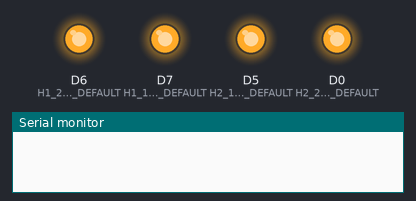
Bench run of a sketch on a simulated ESP8266 (Wemos D1 mini). Shown: output pins drawn as LEDs (lit = HIGH), the last lines printed to the serial monitor.

Above: at 1.5 s.
At 3.5 s:
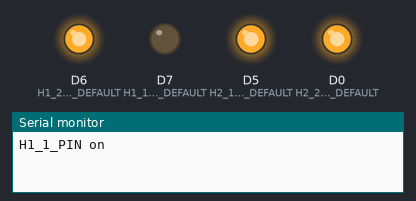
At 4.5 s:
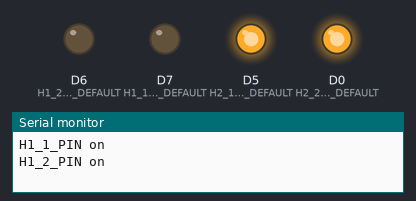
At 5.5 s:
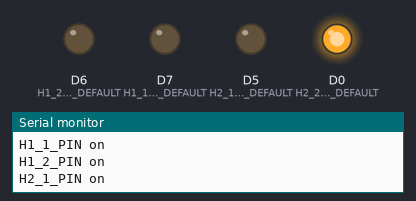
At 7.0 s:
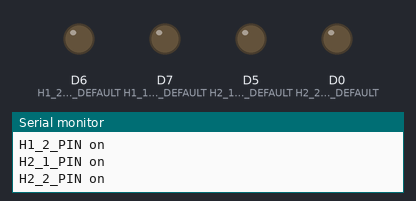
At 10.5 s:
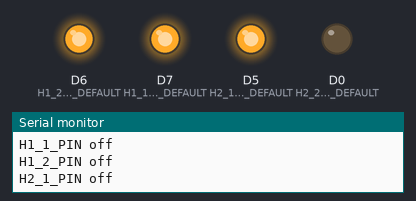
Timing chart, 0 to 16.9 s (numbered marks = the images above):
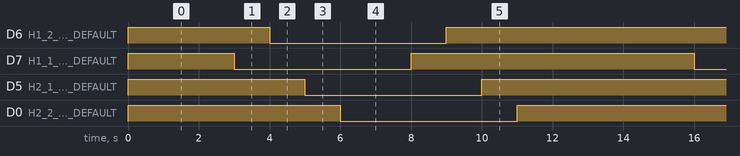

Measured:
- by itself, D6 (H1_2_PIN_DEFAULT), D7 (H1_1_PIN_DEFAULT), D5 (H2_1_PIN_DEFAULT), D0 (H2_2_PIN_DEFAULT): alternates HIGH for 8.0 s and LOW for 5.0 s
- by itself, everything shown: repeats every 13.0 s, in 8 steps

The sketch:

WaterSupplyControl_relay.ino
```cpp
/* for Wemos D1 R1
 *
#define PIN_WIRE_SDA (D1)    4   (by default, but I redefined, see below)
#define PIN_WIRE_SCL (D2)    5   (by default, but I redefined, see below)

//new ESP-12E GPIO2
#define LED_BUILTIN 2       D4

static const uint8_t D0   = 16; /no interrupts                    <-relay
static const uint8_t D1   = 5;  /SCL
static const uint8_t D2   = 4;  /SDA
static const uint8_t D3   = 0;  /10k pullup                       <-always low on start
static const uint8_t D4   = 2;  /Tx1, 10k pullup, Buit-in LED     <-яркий диод
static const uint8_t D5   = 14; /built in led2 ("SCK")            <-relay
static const uint8_t D6   = 12;                                   <-relay
static const uint8_t D7   = 13; /RX0* 10k pulldown                <-relay
static const uint8_t D8   = 15; /Tx0*                             <-при загузке скетча использует этот пин. потом можно использовать; для реле не подходит

GPIO6-GPIO11 - flash pins

*/


#ifndef STASSID
#define STASSID "BATMAJ"
#define STAPSK  "8oknehcmE"
#endif
const char* ssid = STASSID;
const char* password = STAPSK;


#define H1_1_PIN_DEFAULT D7
#define H1_2_PIN_DEFAULT D6
#define H2_1_PIN_DEFAULT D5
#define H2_2_PIN_DEFAULT D0

struct Config {
  uint8_t H1_1_PIN;
  uint8_t H1_2_PIN;
  uint8_t H2_1_PIN;
  uint8_t H2_2_PIN;
};
Config config;

void setup() {
  // put your setup code here, to run once:
  //pinMode(LED_BUILTIN, OUTPUT);
  //digitalWrite(LED_BUILTIN, LOW);

  Serial.begin(115200);
  // Wait for serial to initialize.
  while(!Serial) { }
  Serial.println("");

  config.H1_1_PIN=H1_1_PIN_DEFAULT;
  config.H1_2_PIN=H1_2_PIN_DEFAULT;
  config.H2_1_PIN=H2_1_PIN_DEFAULT;
  config.H2_2_PIN=H2_2_PIN_DEFAULT;

  //Set relay ping
  pinMode(config.H1_1_PIN, OUTPUT);    // Установим вывод 5 как выход
  pinMode(config.H1_2_PIN, OUTPUT);    // Установим вывод 6 как выход
  pinMode(config.H2_1_PIN, OUTPUT);    // Установим вывод 6 как выход
  pinMode(config.H2_2_PIN, OUTPUT);    // Установим вывод 6 как выход

  digitalWrite(config.H1_1_PIN, HIGH); // Выключаем реле
  digitalWrite(config.H1_2_PIN, HIGH); // Выключаем реле
  digitalWrite(config.H2_1_PIN, HIGH); // Выключаем реле
  digitalWrite(config.H2_2_PIN, HIGH); // Выключаем реле

}

void loop() {
   delay(3000);             // Ждем 2с
   // on
   Serial.print("H1_1_PIN ");
   Serial.println("on");
   digitalWrite(config.H1_1_PIN, LOW); // Включаем реле
   delay(1000);             // Ждем 2с

   Serial.print("H1_2_PIN ");
   Serial.println("on");
   digitalWrite(config.H1_2_PIN, LOW);  // Включаем реле
   delay(1000);             // Ждем 2с

   Serial.print("H2_1_PIN ");
   Serial.println("on");
   digitalWrite(config.H2_1_PIN, LOW); // Включаем реле
   delay(1000);             // Ждем 2с

   Serial.print("H2_2_PIN ");
   Serial.println("on");
   digitalWrite(config.H2_2_PIN, LOW);  // Включаем реле
   delay(2000);             // Ждем 2с

   // off
   Serial.print("H1_1_PIN ");
   Serial.println("off");
   digitalWrite(config.H1_1_PIN, HIGH); // Выключаем реле
   delay(1000);             // Ждем 2с

   Serial.print("H1_2_PIN ");
   Serial.println("off");
   digitalWrite(config.H1_2_PIN, HIGH);  // Выключаем реле
   delay(1000);             // Ждем 2с

   Serial.print("H2_1_PIN ");
   Serial.println("off");
   digitalWrite(config.H2_1_PIN, HIGH); // Выключаем реле
   delay(1000);             // Ждем 2с

   Serial.print("H2_2_PIN ");
   Serial.println("off");
   digitalWrite(config.H2_2_PIN, HIGH);  // Выключаем реле
   delay(2000);             // Ждем 2с
}
```
